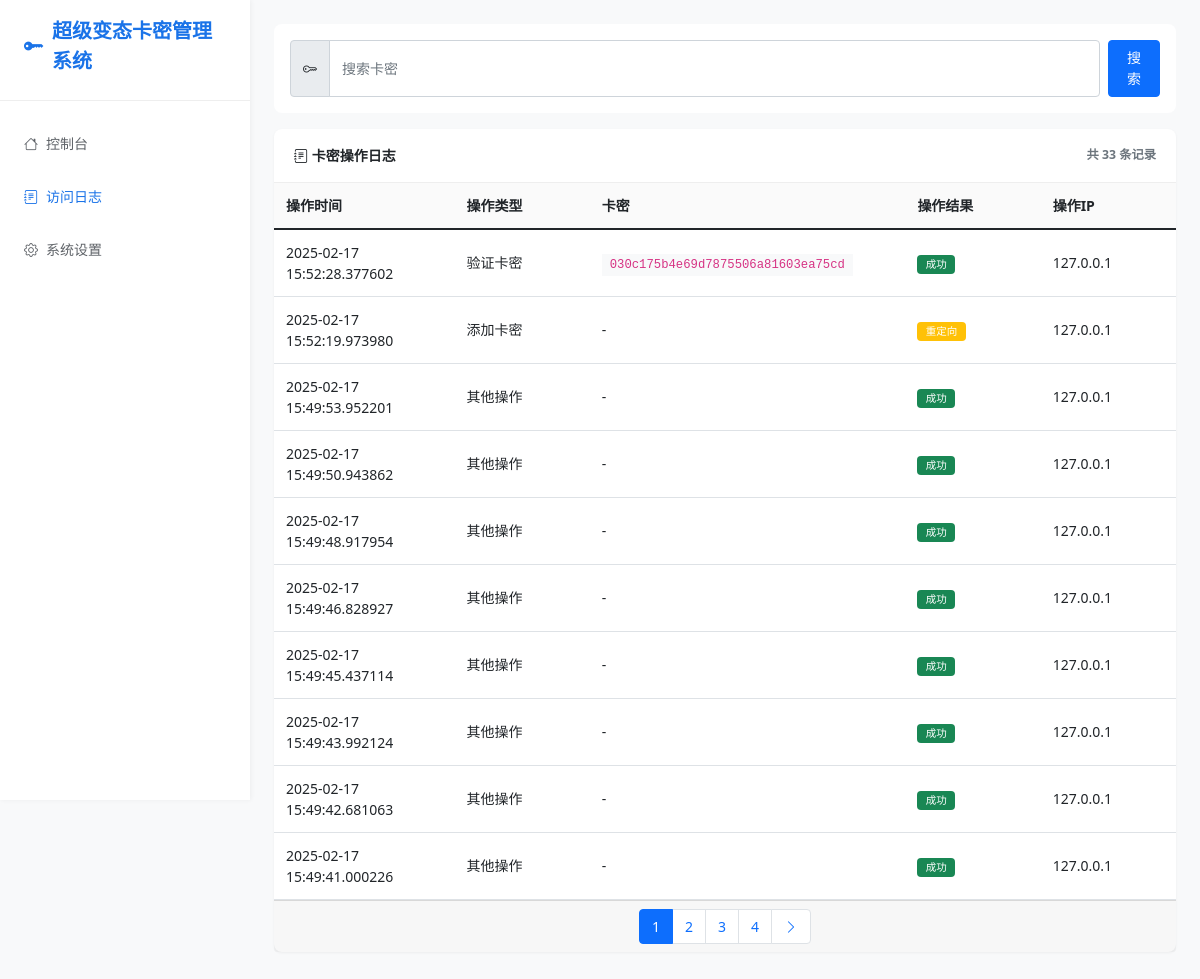
Page /logs on the committed database.
### app.py (models this page shows, shortened)
class AccessLog(db.Model):
    id = db.Column(db.Integer, primary_key=True)
    access_time = db.Column(db.DateTime, nullable=False, default=datetime.now)
    ip_address = db.Column(db.String(50), nullable=False)
    device_id = db.Column(db.String(32), nullable=False)
    path = db.Column(db.String(200), nullable=False)
    method = db.Column(db.String(10), nullable=False)
    status_code = db.Column(db.Integer, nullable=False)
    user_agent = db.Column(db.String(200))
    card_key = db.Column(db.String(32))  # 如果涉及卡密操作，记录相关卡密

### app.py (the view)
@app.route('/logs')
def view_logs():
    try:
        page = request.args.get('page', 1, type=int)
        per_page = settings.get('per_page', 10)
        card_key_filter = request.args.get('card_key', '').strip()
        query = AccessLog.query
        if card_key_filter:
            query = query.filter(AccessLog.card_key.like(f'%{card_key_filter}%'))
        query = query.order_by(AccessLog.access_time.desc())
        pagination = query.paginate(page=page, per_page=per_page, error_out=False)
        return render_template('logs.html',
                             logs=pagination.items,
                             pagination=pagination,
                             card_key_filter=card_key_filter,
                             settings=settings.settings)
    except Exception as e:
        error_logger.error(f"访问日志页面出错: {str(e)}", exc_info=True)
        return render_template('logs.html',
                             logs=[],
                             error="获取日志列表失败",
                             settings=settings.settings)

### app.py (called while the page is built, shortened)
@app.before_request
def log_request():
    try:
        card_related_paths = [
            '/api/verify_card',
            '/add_card',
            '/delete_card',
            '/import_cards',
            '/export_cards'
        ]
    except Exception as e:
        error_logger.error(f"记录访问日志出错: {str(e)}", exc_info=True)

@app.after_request
def update_log_status(response):
    try:
        if hasattr(g, 'log_id'):
            log = AccessLog.query.get(g.log_id)
            if log:
                log.status_code = response.status_code
                db.session.commit()
    except Exception as e:
        error_logger.error(f"更新日志状态出错: {str(e)}", exc_info=True)
    return response

    def get(self, key, default=None):
        return self.settings.get(key, default)

### templates/logs.html (shortened to what this page needs)
{% extends "base.html" %}
{% block content %}
<div class="toolbar">
    <div class="toolbar-item flex-grow-1">
        <form action="{{ url_for('view_logs') }}" method="GET" class="d-flex gap-2 w-100">
            <div class="input-group">
                <span class="input-group-text"><i class="bi bi-key"></i></span>
                <input type="text" class="form-control" name="card_key" placeholder="搜索卡密" value="{{ card_key_filter }}">
            </div>
            <button type="submit" class="btn btn-primary">搜索</button>
        </form>
    </div>
</div>
<div class="card">
    <div class="card-header d-flex justify-content-between align-items-center">
        <span><i class="bi bi-journal-text"></i> 卡密操作日志</span>
        <small class="text-muted">共 {{ pagination.total if pagination else 0 }} 条记录</small>
    </div>
    <div class="table-responsive">
        <table class="table table-hover">
            <thead>
                <tr>
                    <th style="width: 20%">操作时间</th>
                    <th style="width: 15%">操作类型</th>
                    <th style="width: 35%">卡密</th>
                    <th style="width: 15%">操作结果</th>
                    <th style="width: 15%">操作IP</th>
                </tr>
            </thead>
            <tbody>
                {% if logs %}
                    {% for log in logs %}
                    <tr>
                        <td>{{ log.access_time }}</td>
                        <td>
                            {% if log.path == '/api/verify_card' %}
                                验证卡密
                            {% elif log.path == '/add_card' %}
                                添加卡密
                            {% elif log.path == '/delete_card' %}
                                删除卡密
                            {% elif log.path == '/import_cards' %}
                                导入卡密
                            {% elif log.path == '/export_cards' %}
                                导出卡密
                            {% else %}
                                其他操作
                            {% endif %}
                        </td>
                        <td>
                            {% if log.card_key %}
                            <code class="bg-light px-2 py-1">{{ log.card_key }}</code>
                            {% else %}
                            -
                            {% endif %}
                        </td>
                        <td>
                            <span class="badge {% if log.status_code < 300 %}bg-success{% elif log.status_code < 400 %}bg-warning{% else %}bg-danger{% endif %}">
                                {% if log.status_code < 300 %}成功
                                {% elif log.status_code < 400 %}重定向
                                {% else %}失败
                                {% endif %}
                            </span>
                        </td>
                        <td>{{ log.ip_address }}</td>
                    </tr>
                    {% endfor %}
                {% endif %}
            </tbody>
        </table>
    </div>
    {% if pagination and pagination.pages > 1 %}
    <div class="card-footer">
        <nav aria-label="Page navigation">
            <ul class="pagination justify-content-center m-0">
                {% for page in pagination.iter_pages() %}
                    {% if page %}
                        <li class="page-item {% if page == pagination.page %}active{% endif %}">
                            <a class="page-link" href="{{ url_for('view_logs', page=page, card_key=card_key_filter) }}">{{ page }}</a>
                        </li>
                    {% else %}
                        <li class="page-item disabled"><span class="page-link">...</span></li>
                    {% endif %}
                {% endfor %}
                {% if pagination.has_next %}
                    <li class="page-item">
                        <a class="page-link" href="{{ url_for('view_logs', page=pagination.next_num, card_key=card_key_filter) }}">
                            <i class="bi bi-chevron-right"></i>
                        </a>
                    </li>
                {% endif %}
            </ul>
        </nav>
    </div>
    {% endif %}
</div>
{% endblock %}

### templates/base.html (style rules this page uses)
:root { --primary-color: #1a73e8; --secondary-color: #5f6368; --success-color: #34a853; --warning-color: #fbbc05; --danger-color: #ea4335; --background-color: #f8f9fa; --sidebar-width: 250px; --header-height: 60px; --card-bg: #fff; }
body { background-color: var(--background-color); font-size: 0.875rem; }
.card { border: none; box-shadow: 0 1px 3px rgba(0,0,0,0.05); margin-bottom: 1rem; border-radius: 0.5rem; }
.card-header { background: none; padding: 1rem 1.25rem; border-bottom: 1px solid #eee; font-weight: 600; }
.form-control, .form-select, .btn { font-size: 0.875rem; padding: 0.4rem 0.75rem; }
.input-group-text { font-size: 0.875rem; padding: 0.4rem 0.75rem; }
.table { font-size: 0.875rem; margin-bottom: 0; }
.table th { font-weight: 600; background: #fafafa; padding: 0.75rem; }
.table td { padding: 0.75rem; vertical-align: middle; }
.badge { padding: 0.4em 0.8em; font-weight: 500; }
.toolbar { background: var(--card-bg); padding: 1rem; border-radius: 0.5rem; margin-bottom: 1rem; display: flex; gap: 1rem; align-items: center; }
.toolbar-item { display: flex; align-items: center; gap: 0.5rem; }

### rows in the picture
AccessLog: access_time "2025-02-17 15:52:28.377602", path "验证卡密", card_key "030c175b4e69d7875506a81603ea75cd", status_code "成功", ip_address "127.0.0.1"
AccessLog: access_time "2025-02-17 15:52:19.973980", path "添加卡密", status_code "重定向", ip_address "127.0.0.1"
AccessLog: access_time "2025-02-17 15:49:53.952201", path "其他操作", status_code "成功", ip_address "127.0.0.1"
AccessLog: access_time "2025-02-17 15:49:50.943862", path "其他操作", status_code "成功", ip_address "127.0.0.1"
AccessLog: access_time "2025-02-17 15:49:48.917954", path "其他操作", status_code "成功", ip_address "127.0.0.1"
AccessLog: access_time "2025-02-17 15:49:46.828927", path "其他操作", status_code "成功", ip_address "127.0.0.1"
AccessLog: access_time "2025-02-17 15:49:45.437114", path "其他操作", status_code "成功", ip_address "127.0.0.1"
AccessLog: access_time "2025-02-17 15:49:43.992124", path "其他操作", status_code "成功", ip_address "127.0.0.1"
AccessLog: access_time "2025-02-17 15:49:42.681063", path "其他操作", status_code "成功", ip_address "127.0.0.1"
AccessLog: access_time "2025-02-17 15:49:41.000226", path "其他操作", status_code "成功", ip_address "127.0.0.1"

### other values in the picture
{{ settings.site_name }} "超级变态卡密管理系统"
{{ pagination.total if pagination else 0 }} "33"
{{ page }} "1" "2" "3" "4"
